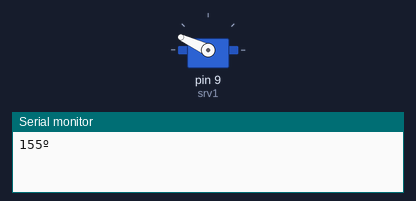
A sketch run on a simulated Arduino Uno, built with avr-gcc and run on an emulated ATmega328P. On the bench: servo, the last lines printed to the serial monitor. Random numbers use the default seed unless the sketch sets one.

Above: at 0.1 s.
At 12.1 s:
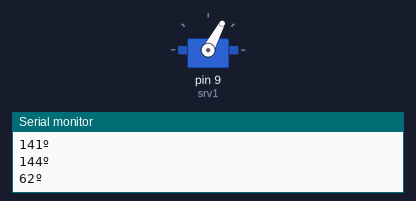
At 20.1 s:
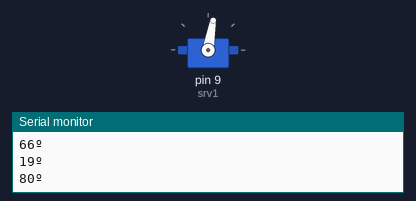
At 39.1 s:
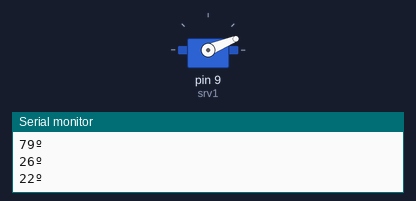
Timing chart, 0 to 40.0 s (numbered marks = the images above):
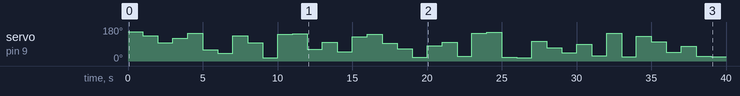

The sketch:

ServoRandom.ino
```cpp
#include <Servo.h>

Servo srv1;

void setup() {
  // put your setup code here, to run once:
  Serial.begin(9600);
  srv1.attach(9);
}

void loop() {
  // put your main code here, to run repeatedly:
  int pos = random() % 181;
  srv1.write(pos);
  Serial.print(pos);
  Serial.println("º");
  delay(1000);
}
```

Measured:
- by itself, servo on pin 9 (srv1): 155° → 133° at 1.0 s, → 96° 1.0 s later, → 121° 1.0 s later, → 147° 1.0 s later, … (39 changes in this stretch)
